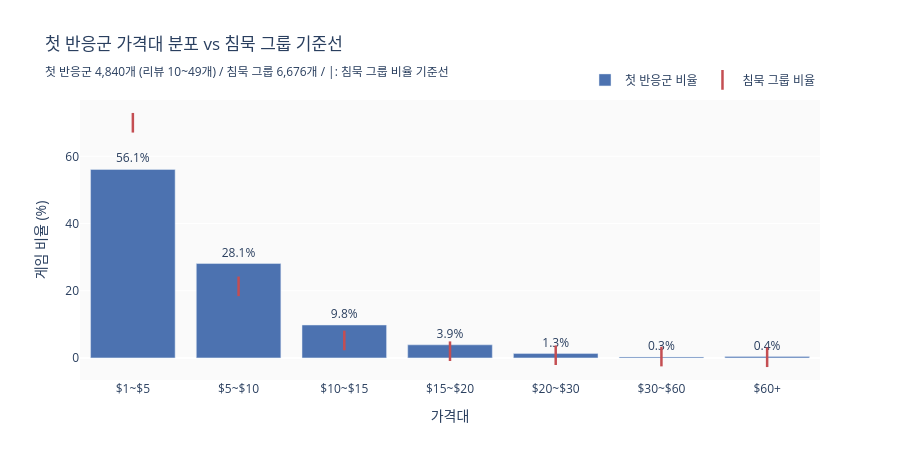

The notebook cell this image was saved under:
### Markdown cell above
## 6. 첫 반응군 가격대 분포

**분석 목적:** 첫 반응(리뷰 10~49개)을 확보한 게임들의 가격대 분포를 파악하고, 침묵 그룹과 비교해 가격 포지셔닝 차이를 확인한다.

**사용 데이터:** `steam_indie_games.csv` 중 `total_reviews` 10~49개 필터 (첫 반응군 4,840개)

**시각화 방법:**
- 바: 첫 반응군 가격대별 비율 (%)
- 기준선(|): 침묵 그룹 가격대별 비율 — 바가 기준선보다 높으면 첫 반응군에서 해당 가격대가 더 많음

### Code cell
# 첫 반응군 필터링
first = df_response[
    (df_response['total_reviews'] >= 10) & (df_response['total_reviews'] <= 49)
].copy()

df_silence_local = df_silence.copy()

for subset in [first, df_silence_local]:
    subset['price'] = pd.to_numeric(subset['price'], errors='coerce')

first           = first.dropna(subset=['price'])
df_silence_local = df_silence_local.dropna(subset=['price'])

first['price_range']            = pd.cut(first['price'],            bins=PRICE_BINS, labels=PRICE_LABELS, right=False)
df_silence_local['price_range'] = pd.cut(df_silence_local['price'], bins=PRICE_BINS, labels=PRICE_LABELS, right=False)

total_first   = len(first)
total_silence = len(df_silence_local)

first_dist   = (first.groupby('price_range', observed=True)['appid'].count() / total_first   * 100).rename('first_rate')
silence_dist = (df_silence_local.groupby('price_range', observed=True)['appid'].count() / total_silence * 100).rename('silence_rate')

plot_df = pd.DataFrame({'first_rate': first_dist, 'silence_rate': silence_dist}).reset_index()
plot_df['diff'] = (plot_df['first_rate'] - plot_df['silence_rate']).round(1)

fig = go.Figure()

# 첫 반응군 바
fig.add_trace(go.Bar(
    x=plot_df['price_range'].astype(str),
    y=plot_df['first_rate'].round(1),
    name='첫 반응군 비율',
    marker_color='#4C72B0',
    text=plot_df['first_rate'].apply(lambda v: f'{v:.1f}%'),
    textposition='outside',
    hovertemplate='<b>%{x}</b><br>첫 반응군: %{y:.1f}%<extra></extra>',
))

# 침묵 그룹 기준선 마커
fig.add_trace(go.Scatter(
    x=plot_df['price_range'].astype(str),
    y=plot_df['silence_rate'].round(1),
    mode='markers',
    name='침묵 그룹 비율',
    marker=dict(symbol='line-ns', size=14, color='#C44E52', line=dict(width=2.5, color='#C44E52')),
    hovertemplate='<b>%{x}</b><br>침묵 그룹: %{y:.1f}%<extra></extra>',
))

fig.update_layout(
    title=(
        f'첫 반응군 가격대 분포 vs 침묵 그룹 기준선<br>'
        f'<sub>첫 반응군 {total_first:,}개 (리뷰 10~49개) / 침묵 그룹 {total_silence:,}개 / |: 침묵 그룹 비율 기준선</sub>'
    ),
    xaxis_title='가격대',
    yaxis_title='게임 비율 (%)',
    height=460,
    plot_bgcolor='#FAFAFA',
    legend=dict(orientation='h', yanchor='bottom', y=1.02, xanchor='right', x=1),
)
fig.show()

print(f'첫 반응군 중앙값 가격: ${first["price"].median():.2f}')
print(f'침묵 그룹 중앙값 가격: ${df_silence_local["price"].median():.2f}')
print()
display(
    plot_df.rename(columns={
        'price_range': '가격대',
        'first_rate': '첫반응군(%)',
        'silence_rate': '침묵그룹(%)',
        'diff': '차이(%p, 첫반응-침묵)',
    })
    .set_index('가격대')
    .style.format({'첫반응군(%)': '{:.1f}', '침묵그룹(%)': '{:.1f}', '차이(%p, 첫반응-침묵)': '{:+.1f}'})
)

### Figure 1 — Plotly figure (JSON) as saved in the notebook; plotly's stock layout.template omitted (floating-point values rounded to 4 significant figures)
{"data": [{"hovertemplate": "<b>%{x}</b><br>첫 반응군: %{y:.1f}%<extra></extra>", "marker": {"color": "#4C72B0"}, "name": "첫 반응군 비율", "text": ["56.1%", "28.1%", "9.8%", "3.9%", "1.3%", "0.3%", "0.4%"], "textposition": "outside", "type": "bar", "x": ["$1~$5", "$5~$10", "$10~$15", "$15~$20", "$20~$30", "$30~$60", "$60+"], "y": [56.1, 28.1, 9.8, 3.9, 1.3, 0.3, 0.4]}, {"hovertemplate": "<b>%{x}</b><br>침묵 그룹: %{y:.1f}%<extra></extra>", "marker": {"color": "#C44E52", "line": {"color": "#C44E52", "width": 2.5}, "size": 14, "symbol": "line-ns"}, "mode": "markers", "name": "침묵 그룹 비율", "type": "scatter", "x": ["$1~$5", "$5~$10", "$10~$15", "$15~$20", "$20~$30", "$30~$60", "$60+"], "y": [70.0, 21.3, 5.2, 2.0, 0.8, 0.4, 0.2]}], "layout": {"height": 460, "legend": {"orientation": "h", "x": 1, "xanchor": "right", "y": 1.02, "yanchor": "bottom"}, "plot_bgcolor": "#FAFAFA", "title": {"text": "첫 반응군 가격대 분포 vs 침묵 그룹 기준선<br><sub>첫 반응군 4,840개 (리뷰 10~49개) / 침묵 그룹 6,676개 / |: 침묵 그룹 비율 기준선</sub>"}, "xaxis": {"title": {"text": "가격대"}}, "yaxis": {"title": {"text": "게임 비율 (%)"}}}}
